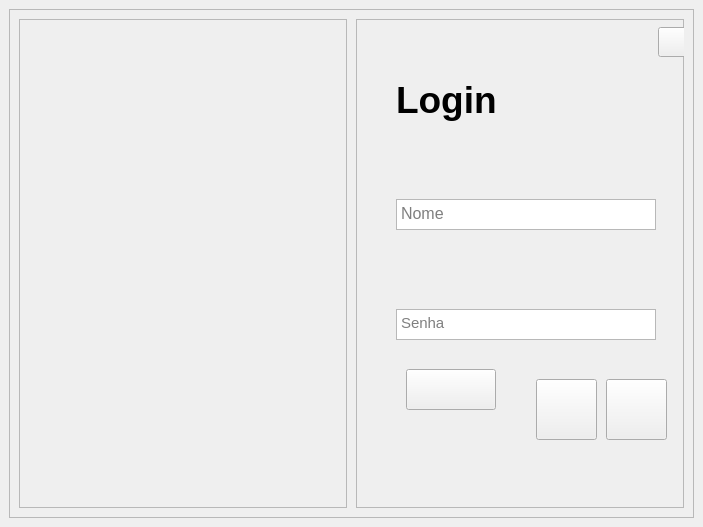
<?xml version="1.0" encoding="UTF-8"?>
<ui version="4.0">
 <class>MainWindow</class>
 <widget class="QMainWindow" name="MainWindow">
  <property name="geometry">
   <rect>
    <x>0</x>
    <y>0</y>
    <width>703</width>
    <height>527</height>
   </rect>
  </property>
  <property name="windowTitle">
   <string>MainWindow</string>
  </property>
  <widget class="QWidget" name="centralwidget">
   <layout class="QVBoxLayout" name="verticalLayout">
    <item>
     <widget class="QFrame" name="frame_central">
      <property name="styleSheet">
       <string notr="true">#frame_central{
background-color: rgb(85, 85, 127);
border-radius:20px}


#btn_fechar, #btn_minimizar{
border-radius:5px;
}
#btn_fechar:hover{
border-radius:5px;
background-color: rgb(211, 0, 0);
}
#btn_minimizar:hover{
background-color: rgb(227, 227, 227);
}

#frame_central&gt;QFrame{
border-radius:10px;}
#frame_esquerdo{}
#frame_direito{background-color: rgb(234, 234, 234);}

QTextEdit{
border: 1px solid rgb(85, 85, 127);
background-color: rgb(234, 234, 234);
border:0px;
border-bottom: 1px solid rgb(85, 85, 127);
padding-left:8px
}

QTextEdit:hover{}

</string>
      </property>
      <property name="frameShape">
       <enum>QFrame::StyledPanel</enum>
      </property>
      <property name="frameShadow">
       <enum>QFrame::Raised</enum>
      </property>
      <layout class="QHBoxLayout" name="horizontalLayout">
       <property name="spacing">
        <number>9</number>
       </property>
       <item>
        <widget class="QFrame" name="frame_esquerdo">
         <property name="frameShape">
          <enum>QFrame::StyledPanel</enum>
         </property>
         <property name="frameShadow">
          <enum>QFrame::Raised</enum>
         </property>
        </widget>
       </item>
       <item>
        <widget class="QFrame" name="frame_direito">
         <property name="frameShape">
          <enum>QFrame::StyledPanel</enum>
         </property>
         <property name="frameShadow">
          <enum>QFrame::Raised</enum>
         </property>
         <widget class="QTextEdit" name="textEdit">
          <property name="geometry">
           <rect>
            <x>40</x>
            <y>180</y>
            <width>260</width>
            <height>31</height>
           </rect>
          </property>
          <property name="font">
           <font>
            <pointsize>12</pointsize>
           </font>
          </property>
          <property name="styleSheet">
           <string notr="true"/>
          </property>
          <property name="placeholderText">
           <string>Nome</string>
          </property>
         </widget>
         <widget class="QTextEdit" name="textEdit_2">
          <property name="geometry">
           <rect>
            <x>40</x>
            <y>290</y>
            <width>260</width>
            <height>31</height>
           </rect>
          </property>
          <property name="font">
           <font>
            <pointsize>11</pointsize>
           </font>
          </property>
          <property name="styleSheet">
           <string notr="true"/>
          </property>
          <property name="placeholderText">
           <string>Senha</string>
          </property>
         </widget>
         <widget class="QPushButton" name="pushButton">
          <property name="geometry">
           <rect>
            <x>250</x>
            <y>360</y>
            <width>61</width>
            <height>61</height>
           </rect>
          </property>
          <property name="text">
           <string/>
          </property>
         </widget>
         <widget class="QPushButton" name="pushButton_2">
          <property name="geometry">
           <rect>
            <x>180</x>
            <y>360</y>
            <width>61</width>
            <height>61</height>
           </rect>
          </property>
          <property name="text">
           <string/>
          </property>
         </widget>
         <widget class="QPushButton" name="pushButton_3">
          <property name="geometry">
           <rect>
            <x>50</x>
            <y>350</y>
            <width>90</width>
            <height>41</height>
           </rect>
          </property>
          <property name="text">
           <string/>
          </property>
         </widget>
         <widget class="QPushButton" name="btn_fechar">
          <property name="geometry">
           <rect>
            <x>338</x>
            <y>8</y>
            <width>30</width>
            <height>30</height>
           </rect>
          </property>
          <property name="styleSheet">
           <string notr="true"/>
          </property>
          <property name="text">
           <string/>
          </property>
          <property name="icon">
           <iconset>
            <normaloff>img/Close_50px.png</normaloff>img/Close_50px.png</iconset>
          </property>
         </widget>
         <widget class="QPushButton" name="btn_minimizar">
          <property name="geometry">
           <rect>
            <x>302</x>
            <y>8</y>
            <width>30</width>
            <height>30</height>
           </rect>
          </property>
          <property name="text">
           <string/>
          </property>
          <property name="icon">
           <iconset>
            <normaloff>img/subtract_50px.png</normaloff>img/subtract_50px.png</iconset>
          </property>
         </widget>
         <widget class="QLabel" name="label">
          <property name="geometry">
           <rect>
            <x>40</x>
            <y>50</y>
            <width>161</width>
            <height>61</height>
           </rect>
          </property>
          <property name="font">
           <font>
            <pointsize>28</pointsize>
            <bold>true</bold>
           </font>
          </property>
          <property name="text">
           <string>Login</string>
          </property>
         </widget>
        </widget>
       </item>
      </layout>
     </widget>
    </item>
   </layout>
  </widget>
 </widget>
 <resources/>
 <connections/>
</ui>
